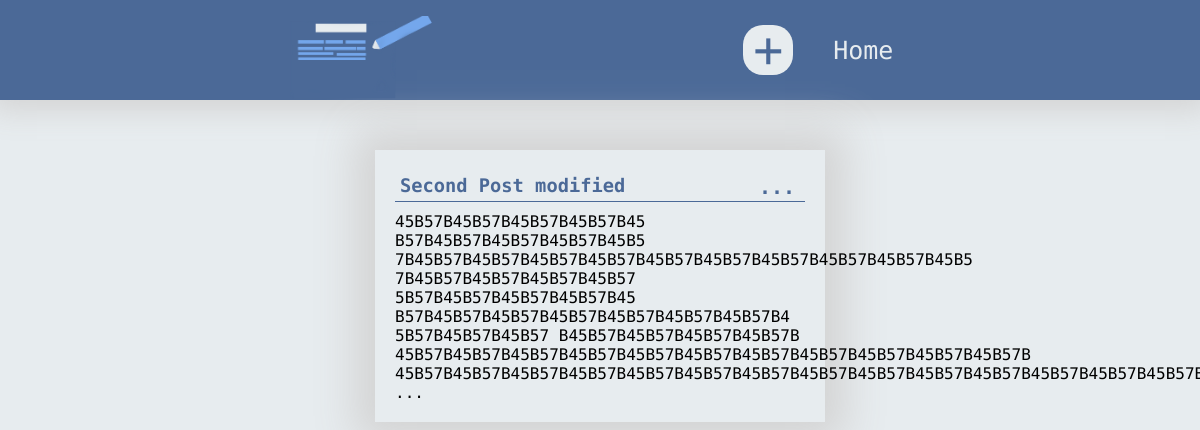
Before: /note/11/ with the older database file.
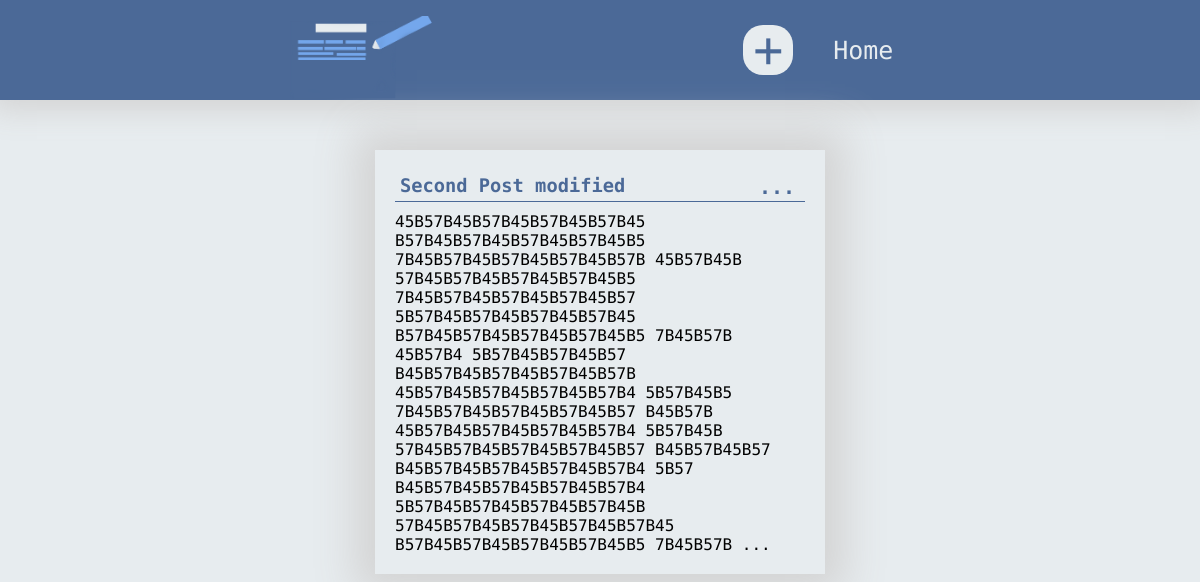
After: the same page with the newer database file.
### notes_app/models.py (models this page shows, shortened)
class Note(models.Model):
	title = models.CharField(max_length = 30, default = 'untitled')
	content = models.TextField(null = False)

### notes_app/views.py (the view)
# urls.py: path('note/<int:id>', views.note, name = 'note-api')
def note(request, id):
	note = Note.objects.get(id = id)
	return render(request, 'note.html', {'note': note})

### notes_app/templates/note.html (shortened to what this page needs)
{% extends 'base.html' %}
{% block headers %}
	{% load static %}
	<link rel="stylesheet" href="{% static 'style/note.css' %}">
	<link rel="stylesheet" href="{% static 'style/delete.css' %}">
{% endblock headers %}
{% block body %}
<div class="note-container">
	<div class="note-card">
		<h3 class="note-heading">{{ note.title }}
			<button class="dots" data-id="1"><span>...</span>
			</button>
		</h3>
		<p class="note-note">
			{{ note.content }} ...
		</p>
	</div>
</div>
{% endblock body %}

Changed rows visible on the page:
changed Note "Second Post modified": content "45B57B45B57B45B57B45B57B45 B57B45B57B45B57B45B57B45B5 7B45B57B45B57B45B57B45B57B45B57B45B57B45B57B45B57B45B57B45B5 7B45B57B45B57B45B57B45B57 5B57B45B57B45B57B45B57B45 B57B45B57B45B57B45B57B45B57B45B57B45B57B4 5B57B45B57B45B57 B45B57B45B57B45B57B45B57B 45B57B45B57B45B57B45B57B45B57B45B57B45B57B45B57B45B57B45B57B45B57B…" → "45B57B45B57B45B57B45B57B45 B57B45B57B45B57B45B57B45B5 7B45B57B45B57B45B57B45B57B 45B57B45B 57B45B57B45B57B45B57B45B5 7B45B57B45B57B45B57B45B57 5B57B45B57B45B57B45B57B45 B57B45B57B45B57B45B57B45B5 7B45B57B 45B57B4 5B57B45B57B45B57 B45B57B45B57B45B57B45B57B 45B57B45B57B45B57B45B57B4 5B57B45B5 7B45B57B45B57B45B57B45B57 B45B57B 45B57B45B57B45B57B45B57B4 5B57B45B 57B45B57B45B57B45B57B45B57 B45B57B45B57 B45B57B45B57B45B57B45B57B4 5B57 B45B57B45B57B45B57B45B57B4 5B57B45B57B45B57B45B57B45B 57B45B57B45B57B45B57B45B57B45 B57B45B57B45B57B45B57B45B5 7B45B57B"
